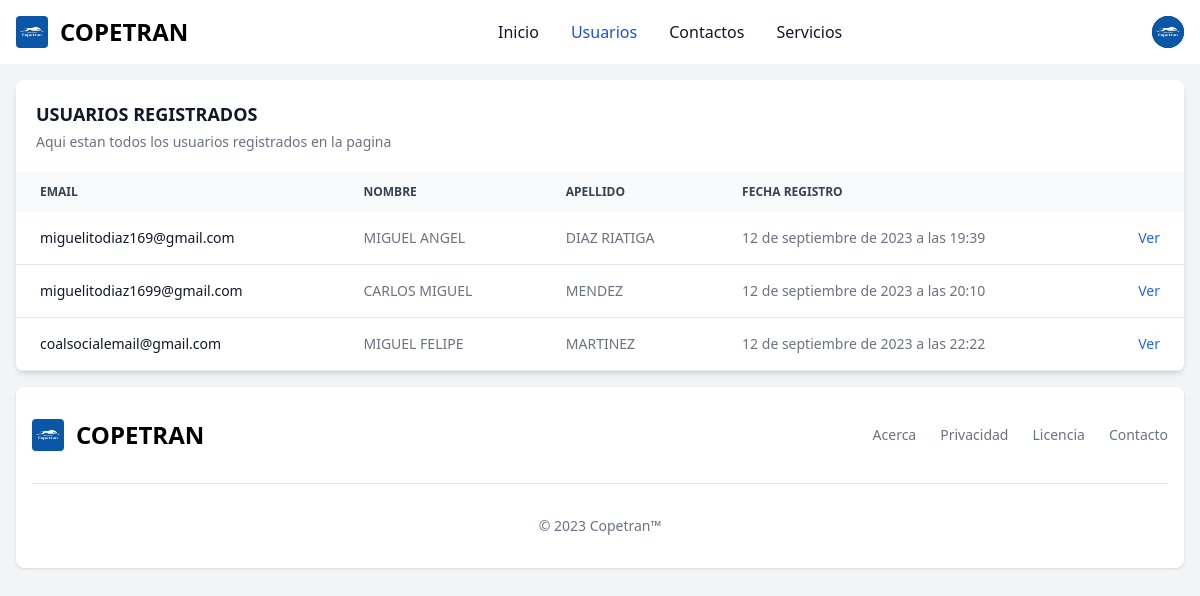
/users/tabla/ (signed in), run on the app's committed database.
### users/models.py (models this page shows, shortened)
class CustomUser(AbstractUser):
    nombre = models.CharField(max_length=100)
    apellido = models.CharField(max_length=100)
    email = models.EmailField(unique=True)
    fecha_unirse = models.DateTimeField(auto_now_add=True)

### users/views.py (the view)
# urls.py: path('users/', include('users.urls')),
def users(request):
    usuarios = CustomUser.objects.all()
    contexto = {
        'url': 1,
        'users': usuarios,
    }
    return render(request, 'users/users_table.html', contexto)

### templates/users/users_table.html (shortened to what this page needs)
{% extends 'base.html' %}
{% block content %}
<body>
<div class="hidden md:block relative overflow-x-auto shadow-md sm:rounded-lg">
    <table class="w-full text-sm text-left text-gray-500 dark:text-gray-400">
        <caption class="p-5 text-lg font-semibold text-left text-gray-900 bg-white dark:text-white dark:bg-gray-900">
            USUARIOS REGISTRADOS
            <p class="mt-1 text-sm font-normal text-gray-500 dark:text-gray-400">Aqui estan todos los usuarios registrados en la pagina</p>
        </caption>
        <thead class="text-xs text-gray-700 uppercase bg-gray-50 dark:bg-gray-700 dark:text-gray-400">
            <tr>
                <th scope="col" class="px-6 py-3">
                    Email
                </th>
                <th scope="col" class="px-6 py-3">
                    Nombre
                </th>
                <th scope="col" class="px-6 py-3">
                    Apellido
                </th>
                <th scope="col" class="px-6 py-3">
                    Fecha Registro
                </th>
                <th scope="col" class="px-6 py-3">
                </th>
            </tr>
        </thead>
        <tbody>
            {% for user in users %}
                <tr class="bg-white border-b dark:bg-gray-900 dark:border-gray-700">
                    <th scope="row" class="px-6 py-4 font-medium text-gray-900 whitespace-nowrap dark:text-white">
                        {{user.email}}
                    </th>
                    <td class="px-6 py-4">
                        {{user.nombre}}
                    </td>
                    <td class="px-6 py-4">
                        {{user.apellido}}
                    </td>
                    <td class="px-6 py-4">
                        {{user.fecha_unirse}}
                    </td>
                    <td class="px-6 py-4 text-right">
                        <a href="#" class="font-medium text-blue-600 dark:text-blue-500 hover:underline">Ver</a>
                    </td>
                </tr>
            {% endfor %}
        </tbody>
    </table>
</div>
</body>
{% endblock content %}

### data on the page
CustomUser: email "miguelitodiaz169@gmail.com", nombre "MIGUEL ANGEL", apellido "DIAZ RIATIGA", fecha_unirse "12 de septiembre de 2023 a las 19:39"
CustomUser: email "miguelitodiaz1699@gmail.com", nombre "CARLOS MIGUEL", apellido "MENDEZ", fecha_unirse "12 de septiembre de 2023 a las 20:10"
CustomUser: email "coalsocialemail@gmail.com", nombre "MIGUEL FELIPE", apellido "MARTINEZ", fecha_unirse "12 de septiembre de 2023 a las 22:22"
